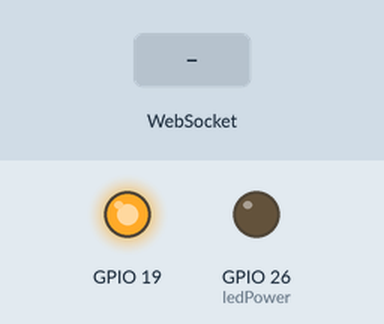
Simulated run of this sketch. Board: ESP32. Parts: output pins drawn as LEDs (lit = HIGH). Inputs (shaded band) come from the test bench. WiFi joins after 1.5 s; servers stay silent unless stated; what the sketch prints to the serial monitor is not drawn.

Above: at 0.1 s.
At 3.2 s:
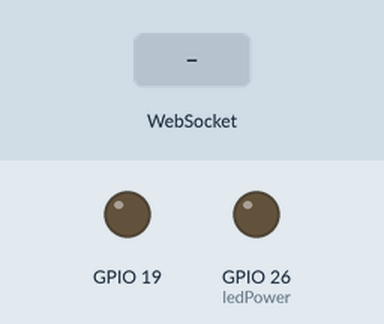
3.3 s: WebSocket text "CO2" received
4.8 s: WebSocket text "NH4" received
6.3 s: WebSocket text "1" received
Timing chart, 0 to 9.3 s (numbered marks = the images above; inputs shaded):
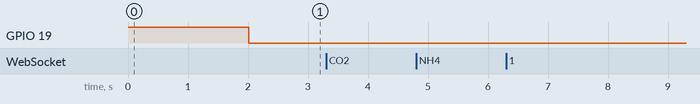

The sketch:

websocket.ino
```cpp
//WIFI & NTP setup
#include <WiFi.h>
#include <WiFiUdp.h>
#include <NTPClient.h>
#include <ArduinoJson.h>
#include "WiFiCredentials.h"

#define SerialMon Serial

const char* ssid = WIFI_SSID;
const char* password = WIFI_PASSWD;

WiFiUDP ntpUDP;
NTPClient timeClient(ntpUDP);
String formattedDate;
String dateStamp;
String timeStamp;

WiFiClient client;

// Websocket setup
#include <WebSocketsClient.h>
const char *host = "192.168.8.187";
WebSocketsClient webSocket;

const unsigned long period = 60*1000L; // do loop every 60s
unsigned long startMillis;
unsigned long currentMillis;

bool connected;

//bmp280 I2C
//esp32 SCL 22, SDA 21
#include <Adafruit_BMP280.h>

Adafruit_BMP280 bmp;
unsigned bmpStatus;

float temperature, pressure, approxAltitude = 0;

//mq135
#include <MQUnifiedsensor.h>

#define Board ("ESP-32")
#define Pin (35)
#define Type ("MQ-135")
#define Voltage_Resolution (3.3) // 3V3 <- IMPORTANT. Source: https://randomnerdtutorials.com/esp32-adc-analog-read-arduino-ide/
#define ADC_Bit_Resolution (12) // ESP-32 bit resolution. Source: https://randomnerdtutorials.com/esp32-adc-analog-read-arduino-ide/
#define RatioMQ135CleanAir 3.6 //RS / R0 = 3.6 ppm

bool gasStatus = true;
float defaultValue = 0;
MQUnifiedsensor MQ135(Board, Voltage_Resolution, ADC_Bit_Resolution, Pin, Type);

//pm2.5
int measurePin = 34;
int ledPower = 26;

unsigned int samplingTime = 280;
unsigned int deltaTime = 40;
unsigned int sleepTime = 9680;

float voMeasured, calcVoltage, dustDensity = 0;

void initWiFi() {
  WiFi.mode(WIFI_STA);
  WiFi.begin(ssid, password);
  SerialMon.print("Connecting to WiFi ..");
  while (WiFi.status() != WL_CONNECTED) {
    SerialMon.print('.');
    delay(1000);
  }
  SerialMon.println(WiFi.localIP());
  SerialMon.print("Connected to ");
  SerialMon.println(ssid);
  digitalWrite(19, LOW);  // turn the LED off
}

void hexdump(const void *mem, uint32_t len, uint8_t cols = 16) {
  const uint8_t* src = (const uint8_t*) mem;
  Serial.printf("\n[HEXDUMP] Address: 0x%08X len: 0x%X (%d)", (ptrdiff_t)src, len, len);
  for(uint32_t i = 0; i < len; i++) {
    if(i % cols == 0) {
      Serial.printf("\n[0x%08X] 0x%08X: ", (ptrdiff_t)src, i);
    }
      Serial.printf("%02X ", *src);
      src++;
  }
  Serial.printf("\n");
}

void webSocketEvent(WStype_t type, uint8_t * payload, size_t length) {
  switch(type) {
    case WStype_DISCONNECTED:
        Serial.printf("[WSc] Disconnected!\n");
        connected = false;
        break;
    case WStype_CONNECTED: {
        Serial.printf("[WSc] Connected to url: %s\n", payload);
        connected = true;

        // send message to server when Connected
        Serial.println("[WSc] SENT: Connected");
        webSocket.sendTXT("Connected");
        }
        break;
    case WStype_TEXT:
        Serial.printf("[WSc] RESPONSE: %s\n", payload);
        break;
    case WStype_BIN:
        Serial.printf("[WSc] get binary length: %u\n", length);
        hexdump(payload, length);
        break;
    case WStype_PING:
        // pong will be send automatically
        Serial.printf("[WSc] get ping\n");
        break;
    case WStype_PONG:
        // answer to a ping we send
        Serial.printf("[WSc] get pong\n");
        break;
    case WStype_ERROR:
    case WStype_FRAGMENT_TEXT_START:
    case WStype_FRAGMENT_BIN_START:
    case WStype_FRAGMENT:
    case WStype_FRAGMENT_FIN:
        break;
    }
}

void setup() {
  SerialMon.begin(115200);
  pinMode(19, OUTPUT);
  digitalWrite(19, HIGH); // turn the LED on
  delay(10);
  initWiFi();

  timeClient.begin();
  timeClient.setTimeOffset(25200);

  //bmp280
  pinMode(ledPower,OUTPUT);
  bmpStatus = bmp.begin(0x76);
  /* Default settings from datasheet. */
  bmp.setSampling(Adafruit_BMP280::MODE_NORMAL,     /* Operating Mode. */
                  Adafruit_BMP280::SAMPLING_X2,     /* Temp. oversampling */
                  Adafruit_BMP280::SAMPLING_X16,    /* Pressure oversampling */
                  Adafruit_BMP280::FILTER_X16,      /* Filtering. */
                  Adafruit_BMP280::STANDBY_MS_500); /* Standby time. */


  //mq135 setting math model to calculate the PPM concentration and the value of constants & calibration
  MQ135.setRegressionMethod(1); //_PPM =  a*ratio^b
  MQ135.init();
  SerialMon.print("Calibrating please wait.");
  float calcR0 = 0;
  for(int i = 1; i<=10; i ++)
  {
    MQ135.update();
    calcR0 += MQ135.calibrate(RatioMQ135CleanAir);
    SerialMon.print(".");
  }
  MQ135.setR0(calcR0/10);
  SerialMon.println("  done!.");
  if (isinf(calcR0) || calcR0 == 0) {
    gasStatus = false;
  }

  // Websocket setup
  webSocket.begin(host, 5001, "/");
  webSocket.onEvent(webSocketEvent);

  startMillis = millis();
}

void loop() {
//  currentMillis = millis();
//  if (connected && currentMillis - startMillis >= period) {
//    startMillis = currentMillis;
//
//    //pm2.5
//    digitalWrite(ledPower,LOW); // power on the LED
//    delayMicroseconds(samplingTime);
//
//    voMeasured = analogRead(measurePin); // read the dust value
//
//    delayMicroseconds(deltaTime);
//    digitalWrite(ledPower,HIGH); // turn the LED off
//    delayMicroseconds(sleepTime);
//
//    // 0 - 3.3V mapped to 0 - 1023 integer values
//    // recover voltage
//    calcVoltage = voMeasured * (3.3 / 1024.0);
//
//    /*
//    * linear eqaution taken from http://www.howmuchsnow.com/arduino/airquality/
//    * https://www.elecrow.com/wiki/index.php?title=Dust_Sensor-_GP2Y1010AU0F
//    * Chris Nafis (c) 2012
//    * unit: mg/m3 --> ug/m3 unit = * 1000
//    */
//    dustDensity = 0.17 * calcVoltage - 0.1;
//
//    if (dustDensity < 0) {
//      dustDensity = 0;
//    }
//
//    //bmp280
//    if (bmpStatus){
//      temperature = bmp.readTemperature();
//      pressure = bmp.readPressure();
//      approxAltitude = bmp.readAltitude(1013.25); /* Adjusted to local forecast! */
//    }
//
//    /*
//    ----------MQ135----------
//      Exponential regression:
//    GAS      | a      | b
//    CO       | 605.18 | -3.937
//    Alcohol  | 77.255 | -3.18
//    CO2      | 110.47 | -2.862
//    Toluen  | 44.947 | -3.445
//    NH4      | 102.2  | -2.473
//    Aceton  | 34.668 | -3.369
//    */
//
//    MQ135.update();
//
//    // Configure the equation to calculate CO concentration value
//    MQ135.setA(605.18); MQ135.setB(-3.937);
//    float CO = gasStatus ? MQ135.readSensor() : defaultValue;
//
//    //Configure the equation to calculate Alcohol concentration value
//    MQ135.setA(77.255); MQ135.setB(-3.18);
//    float Alcohol = gasStatus ? MQ135.readSensor() : defaultValue;
//
//    // Configure the equation to calculate CO2 concentration value
//    /*
//    Motivation:
//    We have added 400 PPM because when the library is calibrated it assumes the current state of the
//    air as 0 PPM, and it is considered today that the CO2 present in the atmosphere is around 400 PPM.
//    https://www.lavanguardia.com/natural/20190514/462242832581/concentracion-dioxido-cabono-co2-atmosfera-bate-record-historia-humanidad.html
//    Note: 400 Offset for CO2 source: https://github.com/miguel5612/MQSensorsLib/issues/29
//    */
//    MQ135.setA(110.47); MQ135.setB(-2.862);
//    float CO2 = gasStatus ? (MQ135.readSensor() + 400) : defaultValue;
//
//    // Configure the equation to calculate Toluen concentration value
//    MQ135.setA(44.947); MQ135.setB(-3.445);
//    float Toluen = gasStatus ? MQ135.readSensor() : defaultValue;
//
//    // Configure the equation to calculate NH4 concentration value
//    MQ135.setA(102.2 ); MQ135.setB(-2.473);
//    float NH4 = gasStatus ? MQ135.readSensor() : defaultValue;
//
//    // Configure the equation to calculate Aceton concentration value
//    MQ135.setA(34.668); MQ135.setB(-3.369);
//    float Aceton = gasStatus ? MQ135.readSensor() : defaultValue;
//
//    while(!timeClient.update()) {
//      timeClient.forceUpdate();
//    }
//
//    formattedDate = timeClient.getFormattedDate();
//
//    // Extract date
//    int splitT = formattedDate.indexOf("T");
//    dateStamp = formattedDate.substring(0, splitT);
//
//    // Extract time
//    timeStamp = formattedDate.substring(splitT+1, formattedDate.length()-1);
//
//    StaticJsonDocument<300> JSONBuffer;
//
//    JSONBuffer["date"] = dateStamp;
//    JSONBuffer["time"] = timeStamp;
//    JSONBuffer["dustDensity"] = dustDensity * 1000; // unit: ug/m3
//    JSONBuffer["temperature"] = temperature; // *C
//    JSONBuffer["pressure"] = pressure; // Pa
//    JSONBuffer["approxAltitude"] = approxAltitude; // m
//    JSONBuffer["CO"] = CO;
//    JSONBuffer["alcohol"] = Alcohol;
//    JSONBuffer["CO2"] = CO2;
//    JSONBuffer["toluen"] = Toluen;
//    JSONBuffer["NH4"] = NH4;
//    JSONBuffer["aceton"] = Aceton;
//
//    char JSONString[300];
//
//    serializeJson(JSONBuffer, JSONString);
//    webSocket.sendTXT(JSONString);
//    SerialMon.println(JSONString);
//  }
  webSocket.loop();
}
```

WiFiCredentials.h
```cpp
// WIFI
//#define WIFI_SSID "helloworld";
//#define WIFI_PASSWD "yeetdatshit";

#define WIFI_SSID "Tselhome-8743";
#define WIFI_PASSWD "50153794";

// Websocket
#define WEBSOCKET_HOST "ws-17834511.herokuapp.com"
```

Measured:
- after the input at 3.3 s, every drawn part: stays the same
- after the input at 4.8 s, every drawn part: stays the same
- after the input at 6.3 s, every drawn part: stays the same
